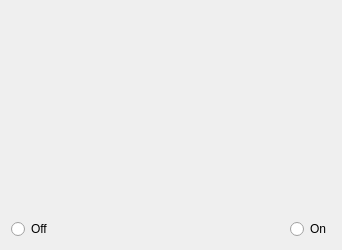
<?xml version="1.0" encoding="UTF-8"?>
<ui version="4.0">
 <class>Form</class>
 <widget class="QWidget" name="Form">
  <property name="geometry">
   <rect>
    <x>0</x>
    <y>0</y>
    <width>342</width>
    <height>250</height>
   </rect>
  </property>
  <property name="windowTitle">
   <string>Form</string>
  </property>
  <property name="autoFillBackground">
   <bool>false</bool>
  </property>
  <layout class="QGridLayout" name="gridLayout">
   <item row="1" column="0">
    <layout class="QHBoxLayout" name="horizontalLayout">
     <item>
      <widget class="QRadioButton" name="cmOFF">
       <property name="text">
        <string>Off</string>
       </property>
      </widget>
     </item>
     <item>
      <spacer name="horizontalSpacer">
       <property name="orientation">
        <enum>Qt::Horizontal</enum>
       </property>
       <property name="sizeHint" stdset="0">
        <size>
         <width>40</width>
         <height>20</height>
        </size>
       </property>
      </spacer>
     </item>
     <item>
      <widget class="QRadioButton" name="cmON">
       <property name="text">
        <string>On</string>
       </property>
      </widget>
     </item>
    </layout>
   </item>
   <item row="0" column="0">
    <widget class="PyDMEmbeddedDisplay" name="EmbeddedCavity">
     <property name="toolTip">
      <string/>
     </property>
     <property name="filename" stdset="0">
      <string>SingleCavity.ui</string>
     </property>
    </widget>
   </item>
  </layout>
 </widget>
 <customwidgets>
  <customwidget>
   <class>PyDMEmbeddedDisplay</class>
   <extends>QFrame</extends>
   <header>pydm.widgets.embedded_display</header>
  </customwidget>
 </customwidgets>
 <resources/>
 <connections/>
</ui>
